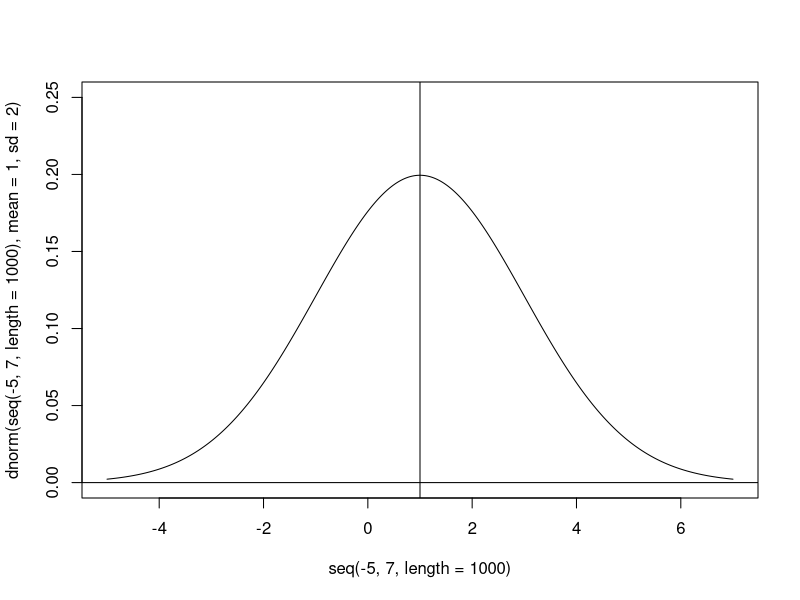

Reproduce this figure in R.
# 数据的运算

# 基本运算
1 + 2
3 - 1
3 * 4
9 / 3

c(1:4) + c(2:5)  # 向量的对应位置的元素相加减
c(5:9) * c(1:5)  # 向量对应位置相乘

4 ^ 3
exp(1)
log(x = 25,base = 5)
sqrt(4)
abs(-5.6)
sign(-3.2)  # 符号函数，负数返回-1，整数返回1，零返回0
round(3.1415926,2)  # 保留几位小数
signif(3.1415926,2)  # 保留有效位数
ceiling(3.2)  # 向上取整
floor(3.2)  # 向下取整

# 逻辑运算
2 == 3
2 != 3
2 > 3 

2 %in% 2:5

(2 > 3) & (2 > 1)  # 与
(2 > 3) | (2 > 1)  # 或
!(2 > 3)           # 非


# 向量相关的运算
v2 <- c(3,2,7,4,6,8,8,11,9,21)

# 最大值
max(v2)
# 累积最大值
cummax(v2)
# 最小值
min(v2)
# 累积最小值
cummin(v2)

# 求和
sum(v2)
# 累积求和
cumsum(v2)
# 乘积
prod(v2)
# 累积乘积
cumprod(v2)

# 均值
mean(v2)
# 中位数
median(v2)
# 标准差
sd(v2)
# 方差
var(v2)

# 向量逆转
rev(v2)
# 向量重排
sort(v2)

# 向量元素频数统计
table(v2)
# 向量的取值水平(把向量中重复出现的元素只输出一次返回)
unique(v2)

# 索引函数
which(v2==8)  # 返回的是元素的位置
which.max(v2)  # 返回最大值第一次出现的位置
which.min(v2)  # 返回最小值第一次出现的位置

# 交集
intersect(1:5,4:8)
# 差集
setdiff(1:5,4:8)  # 前面中出现而后面没有出现的元素
# 补集
union(1:5,4:8)  # 返回值中没有重复的元素

#----------------------
# 数据框和矩阵相关的函数
dfs <- data.frame(
  a = 1:5,
  b = 3:7,
  c = letters[1:5]
)

# 行列合并
df1 <- dfs[1:3,]
df2 <- dfs[3:5,]
# 行合并
rbind(df1,df2)
# 列合并
cbind(df1,df2)

# 列运算
colMeans(dfs[,1:2])  # 求均值
colSums(dfs[,1:2])  # 求和
# 行运算
rowMeans(dfs[,1:2])
rowSums(dfs[,1:2])

# apply(x,margin,function)
apply(dfs[,1:2],2,sd)  # 2对应列
apply(dfs[,1:2],1,sd)  # 1对应行

# 对象结构信息
str(dfs)  # 
summary(dfs)  # 返回dfs的描述性统计的信息
View(dfs)  # 查看dfs
head(dfs,n = 2)  # 查看dfs前两行的信息
tail(dfs,n = 2)  # 返回dfs的末尾两行的信息

# 矩阵运算
m3 <- matrix(
  c(5,7,3,4),
  ncol = 2,
  byrow = T
)
m4 <- matrix(
  c(5,7,3,4,8,9),
  ncol = 3,
  byrow = T
)

# 矩阵的转置
t(m3)
# 矩阵相乘
m3 %*% m4
# 矩阵的逆矩阵
solve(m3)  # m3 %*% x = E,返回x
solve(m3,m4)  # m3 %*% x = m4 ，返回x
# 矩阵的行列式的值
det(m3)

#-------------------------------
# 字符函数与分布相关函数

# 连接成字符向量
paste(1:5,collapse = '+')
paste(letters[1:5],collapse = '-')
paste(1:5,letters[1:8],sep = '~')
paste0(1:5,letters[1:8])
paste(1:5,letters[1:8])

# 字符长度
nchar(month.name)
# 全部转大写
toupper(month.name)
# 全部转小写
tolower(month.name)
# 含有某个字符的元素的索引
grep('Ju',month.name)
# 替换字符
gsub('e','000',month.name)

# 随机分布函数
set.seed(24)  # 随机种子，在相同随机种子的情况下，随机抽样的结果是相同的
sample(1:2,12,replace = T)  # 随机抽样sample(样本集，抽样次数，是否放回)
rnorm(10,mean = 1,sd = 2)  # 生成随机数
pnorm(1,mean = 1,sd = 2)  # 累积概率
qnorm(0.5,mean = 1,sd = 2)  # 分位数
dnorm(1,mean =1,sd = 2)  # 概率密度

# 图形绘制
plot(x = seq(-5,7,length = 1000),
     y = dnorm(seq(-5,7,length = 1000),
               mean = 1,
               sd = 2),
     type = 'l',
     ylim = c(0,0.25)
     )
abline(h = 0,
       v = 1)

